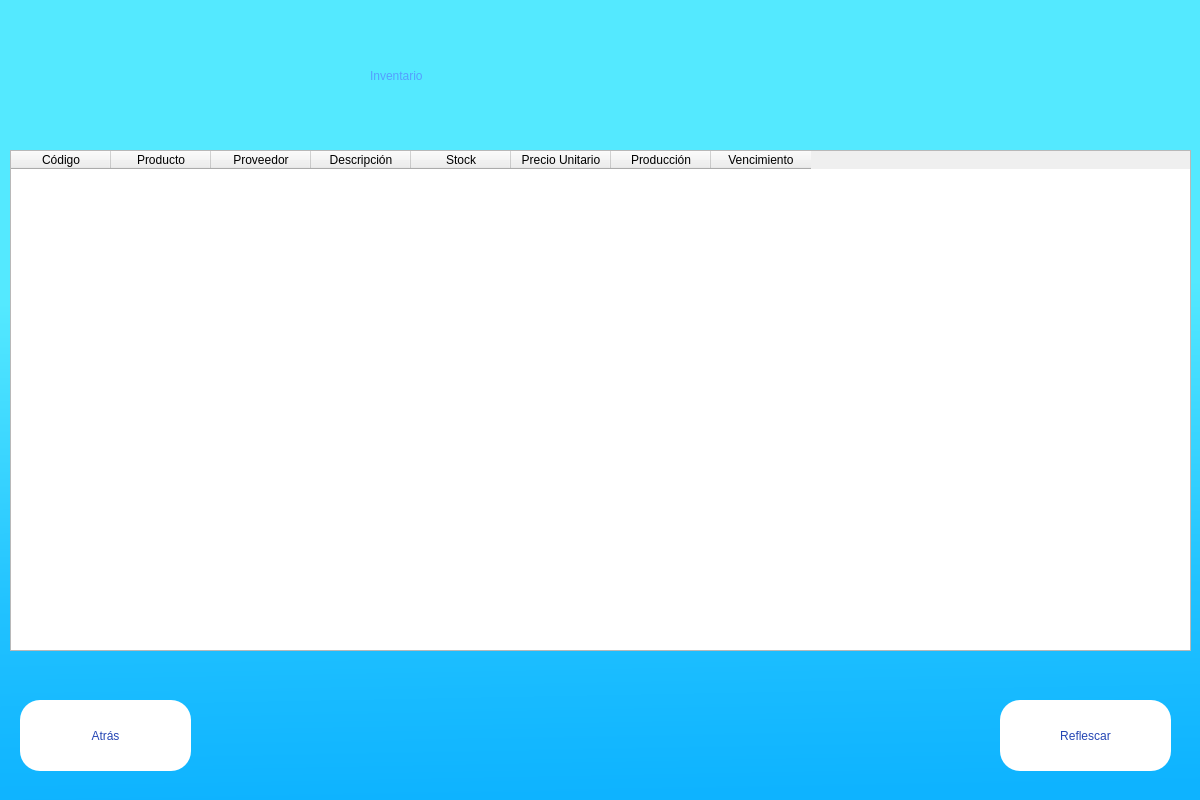
<?xml version="1.0" encoding="UTF-8"?>
<ui version="4.0">
 <class>Dialog</class>
 <widget class="QDialog" name="Dialog">
  <property name="geometry">
   <rect>
    <x>0</x>
    <y>0</y>
    <width>1200</width>
    <height>800</height>
   </rect>
  </property>
  <property name="windowTitle">
   <string>Dialog</string>
  </property>
  <widget class="QWidget" name="bgwidget" native="true">
   <property name="geometry">
    <rect>
     <x>0</x>
     <y>0</y>
     <width>1200</width>
     <height>800</height>
    </rect>
   </property>
   <property name="styleSheet">
    <string notr="true">QWidget#bgwidget{
background-color: qlineargradient(spread:pad, x1:0.2441, y1:0.318, x2:0.263682, y2:1, stop:0.079602 rgba(84, 233, 255, 255), stop:0.636816 rgba(33, 194, 255, 255), stop:1 rgba(14, 179, 255, 255));}</string>
   </property>
   <widget class="QLabel" name="label">
    <property name="geometry">
     <rect>
      <x>370</x>
      <y>20</y>
      <width>481</width>
      <height>111</height>
     </rect>
    </property>
    <property name="styleSheet">
     <string notr="true">font: 63 italic 48pt &quot;Cascadia Mono SemiBold&quot;;
color: rgb(84, 158, 255);
</string>
    </property>
    <property name="text">
     <string>Inventario</string>
    </property>
   </widget>
   <widget class="QTableWidget" name="tablaInventario">
    <property name="geometry">
     <rect>
      <x>10</x>
      <y>150</y>
      <width>1181</width>
      <height>501</height>
     </rect>
    </property>
    <property name="styleSheet">
     <string notr="true">font: 12pt &quot;MS Shell Dlg 2&quot;;</string>
    </property>
    <column>
     <property name="text">
      <string>Código</string>
     </property>
    </column>
    <column>
     <property name="text">
      <string>Producto</string>
     </property>
    </column>
    <column>
     <property name="text">
      <string>Proveedor</string>
     </property>
    </column>
    <column>
     <property name="text">
      <string>Descripción</string>
     </property>
    </column>
    <column>
     <property name="text">
      <string>Stock</string>
     </property>
    </column>
    <column>
     <property name="text">
      <string>Precio Unitario</string>
     </property>
    </column>
    <column>
     <property name="text">
      <string>Producción</string>
     </property>
    </column>
    <column>
     <property name="text">
      <string>Vencimiento</string>
     </property>
    </column>
   </widget>
   <widget class="QPushButton" name="atrasBoton">
    <property name="enabled">
     <bool>true</bool>
    </property>
    <property name="geometry">
     <rect>
      <x>20</x>
      <y>700</y>
      <width>171</width>
      <height>71</height>
     </rect>
    </property>
    <property name="styleSheet">
     <string notr="true">text-align: center;
border-radius:20px;
background-color: rgb(255, 255, 255);

font: 15pt &quot;MS Shell Dlg 2&quot;;
color: rgb(37, 70, 180);

</string>
    </property>
    <property name="text">
     <string>Atrás</string>
    </property>
   </widget>
   <widget class="QPushButton" name="reflescarBoton">
    <property name="enabled">
     <bool>true</bool>
    </property>
    <property name="geometry">
     <rect>
      <x>1000</x>
      <y>700</y>
      <width>171</width>
      <height>71</height>
     </rect>
    </property>
    <property name="styleSheet">
     <string notr="true">text-align: center;
border-radius:20px;
background-color: rgb(255, 255, 255);

font: 15pt &quot;MS Shell Dlg 2&quot;;
color: rgb(37, 70, 180);

</string>
    </property>
    <property name="text">
     <string>Reflescar</string>
    </property>
   </widget>
  </widget>
 </widget>
 <resources/>
 <connections/>
</ui>
